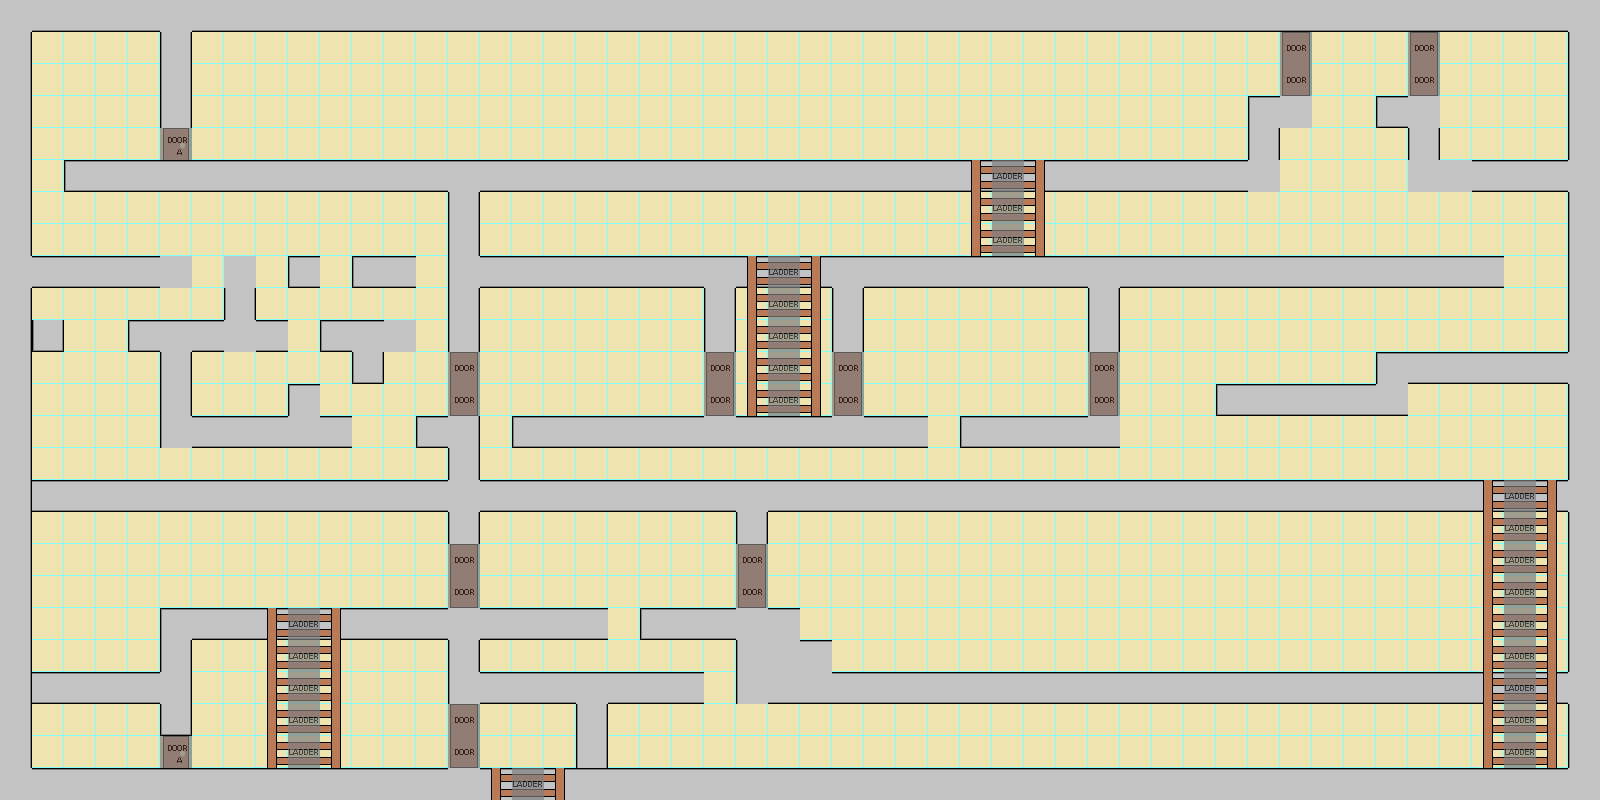

A level layout from a 2D game, rendered from its tile map. Below: a short description, then the map file with tile-grid data replaced by summaries:
An orthogonal 50x25 tile map with 32x32 px tiles, 4 tile layers (background, floor, foreground, event).

<map version="1.0" orientation="orthogonal" width="50" height="25" tilewidth="32" tileheight="32">
 <tileset firstgid="1" source="tiles.tsx" />
 <layer name="background" width="50" height="25">
  <data>[1250 cells, 1250 non-empty, 1 distinct tile ids]</data>
 </layer>
 <layer name="floor" width="50" height="25">
  <data>[1250 cells, 437 non-empty, 12 distinct tile ids]</data>
 </layer>
 <layer name="foreground" width="50" height="25">
  <data>[1250 cells, 71 non-empty, 4 distinct tile ids]</data>
 </layer>
 <layer name="event" width="50" height="25" opacity="0.7">
  <data>[1250 cells, 43 non-empty, 3 distinct tile ids]</data>
 </layer>
</map>
